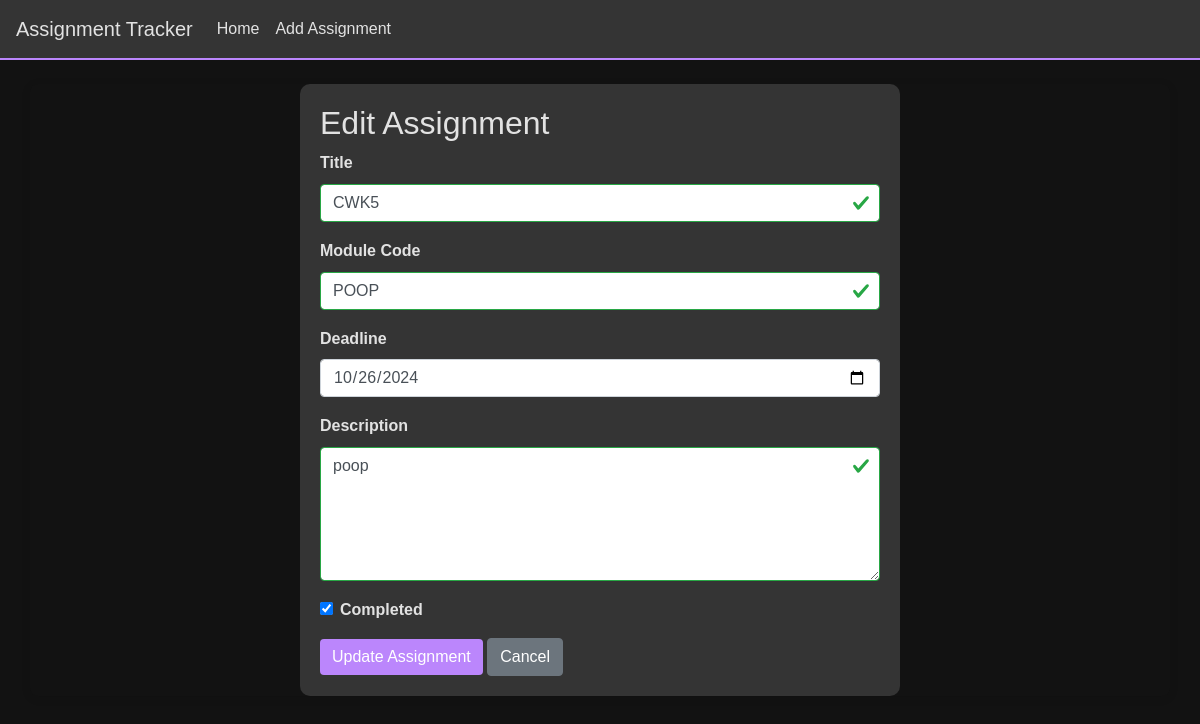
Page /edit-assignment/1 on the committed database.
### app/models.py (models this page shows, shortened)
class Assignment(db.Model):
    id = db.Column(db.Integer, primary_key=True)
    title = db.Column(db.String(100), nullable=False)  # Assessment title
    module_code = db.Column(db.String(20), nullable=False)  # Module code
    deadline = db.Column(db.DateTime, nullable=False)  # Deadline date
    description = db.Column(db.Text, nullable=True)  # Short description
    is_completed = db.Column(db.Boolean, default=False)  # Completion status
    date_created = db.Column(db.DateTime, default=datetime.utcnow)  # Timestamp for when the assignment was added

### app/views.py (the view, shortened to what this page needs)
@app.route("/edit-assignment/<int:assignment_id>", methods=['GET', 'POST'])
def edit_assignment(assignment_id):
    assignment = Assignment.query.get(assignment_id)
    if assignment is None:
        return render_template("404.html", message="Assignment doesn't exist!"), 404
    form = AssignmentForm(obj=assignment, assignment_id=assignment_id)
    if form.errors:
        for error in form.errors.values():
            flash(error[0], 'danger')  # Flash the first error for each field
    return render_template("edit_assignment.html", form=form, assignment=assignment)

### app/forms.py (shortened to what this page needs)
class AssignmentForm(FlaskForm):
    title = StringField('Assignment Title', validators=[
        DataRequired(),
        Length(min=3, max=100, message="Title must be between 3 and 100 characters.")
    ])
    module_code = StringField('Module Code', validators=[
        DataRequired(),
        Length(min=1, max=20, message="Module Code must be between 1 and 20 characters.")
    ])
    deadline = DateField('Deadline (YYYY-MM-DD)', format='%Y-%m-%d', validators=[
        DataRequired()
    ])
    description = TextAreaField('Description', validators=[
        Optional(),
        Length(max=500, message="Description must be less than 500 characters.")
    ])
    is_completed = BooleanField('Completed?')
    submit = SubmitField('Submit')
    def __init__(self, *args, assignment_id=None, **kwargs):
        super().__init__(*args, **kwargs)
        self.assignment_id = assignment_id

### app/templates/edit_assignment.html (shortened to what this page needs)
{% extends "base.html" %}
{% block head%}
    <link rel="stylesheet" href="../static/deadlineValidationStyles.css">
    <link rel="stylesheet" href="../static/editStyles.css">
{% endblock %}
{% block content %}
<div class="edit-assignment-form">
    <h2>Edit Assignment</h2>
    <form method="POST" action="{{ url_for('edit_assignment', assignment_id=assignment.id) }}">
        <div class="form-group">
            <label for="title">Title</label>
            {{ form.title(class="form-control", id="title", value=assignment.title) }}
        </div>
        <div class="form-group">
            <label for="module_code">Module Code</label>
            {{ form.module_code(class="form-control", id="module_code", value=assignment.module_code) }}
        </div>
        <div class="form-group">
            <label for="deadline">Deadline</label>
            {{ form.deadline(class='form-control', value=assignment.deadline.strftime('%Y-%m-%d')) }}
        </div>
        <div class="form-group">
            <label for="description">Description</label>
            <textarea class="form-control" id="description" name="description" rows="5">{{ assignment.description }}</textarea>
        </div>
        <div class="form-group form-check">
            {{ form.is_completed(class="form-check-input", id="is_completed", checked=assignment.is_completed) }}
            <label class="form-check-label" for="is_completed">Completed</label>
        </div>
        <button type="submit" class="btn btn-primary" id="submitBtn">Update Assignment</button>
        <a href="{{ url_for('index') }}" class="btn btn-secondary">Cancel</a>
    </form>
</div>
{% endblock %}

### app/static/editStyles.css (style rules this page uses)
.edit-assignment-form { background-color: #343434; padding: 20px; border-radius: 10px; color: #e2e2e2; max-width: 600px; margin: 0 auto; }
.form-group { margin-bottom: 15px; }
label { display: block; margin-bottom: 5px; font-weight: bold; color: #e2e2e2; }
.form-control { background-color: #494949; color: #e2e2e2; border: 1px solid #6c757d; padding: 10px; border-radius: 5px; }
.btn-primary { background-color: #6a5acd; border-color: #6a5acd; }
.btn-secondary { background-color: #555555; border-color: #555555; }
.btn { padding: 10px 20px; border-radius: 5px; color: #fff; }

### app/static/baseStyles.css (style rules this page uses)
body { font-family: Arial, sans-serif; background-color: #121212; color: #E2E2E2; line-height: 1.6; }
.btn-primary { background-color: #BB86FC; border: none; }

### rows in the picture
Assignment: title "CWK5", module_code "POOP", deadline "10/26/2024", description "poop", is_completed "☑"
